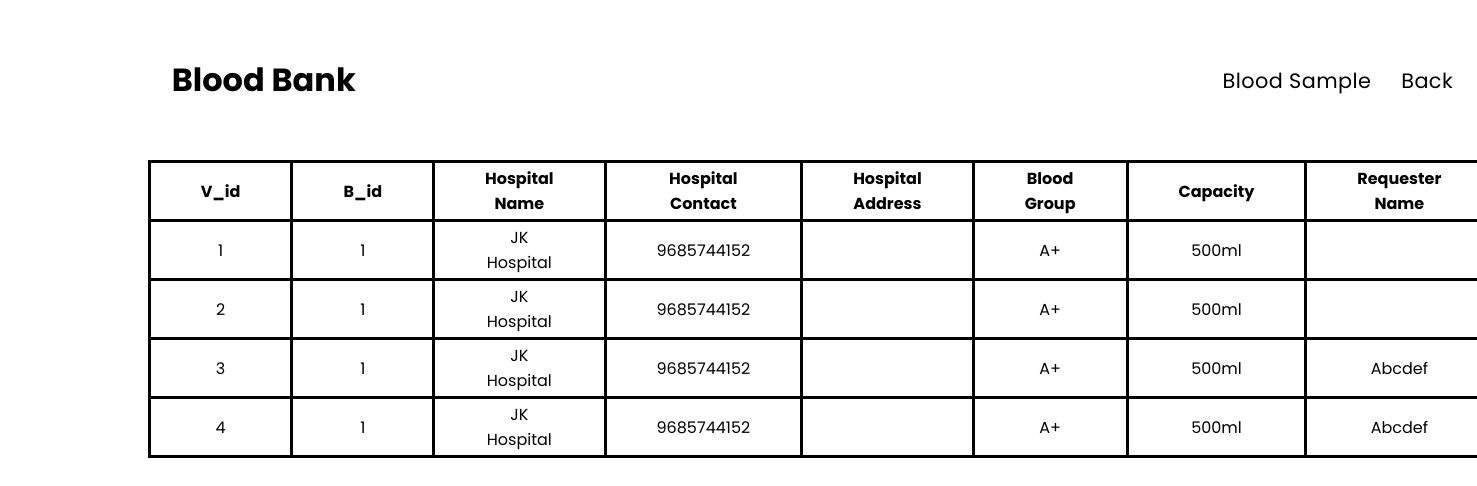
Page /view_req.php (signed in) on the committed database.
### tables this page shows
CREATE TABLE `view_req` (
  `vid` int(11) NOT NULL,
  `vbid` int(11) DEFAULT NULL,
  `v_hospname` varchar(30) DEFAULT NULL,
  `v_hospcont` varchar(10) DEFAULT NULL,
  `v_hospaddr` varchar(30) DEFAULT NULL,
  `v_bldgrp` varchar(5) DEFAULT NULL,
  `v_cap` varchar(5) DEFAULT NULL,
  `requester_name` varchar(30) DEFAULT NULL
);

### view_req.php (the view, shortened to what this page needs)
<?php
    $con = mysqli_connect('localhost', 'root', '');
    mysqli_select_db($con, 'bloodbank') or die("connection error");
    $pass1 = "select * from view_req";
    $result1 = mysqli_query($con, $pass1);
?>
<!DOCTYPE html>
<html lang="en">
<head>
    <link rel="stylesheet" href="css/home.css">
</head>
<body>
    <div class="container">
        <div class="part1">
            <div class="nav1">
                <h3><a>Blood Bank</a></h3>
                <ul>
                    <li>
                        <a href="#">Blood Sample</a>
                    </li>
                    <li>
                        <a href="home.php">Back
                        </a>
                    </li>
                </ul>
            </div>
            <div style="padding-left: 0%;padding-right: 70%;" class="tabdata">
                <table>
                    <tr>
                        <th>V_id</th>
                        <th>B_id</th>
                        <th>Hospital Name</th>
                        <th>Hospital Contact</th>
                        <th>Hospital Address</th>
                        <th>Blood Group</th>
                        <th>Capacity</th>
                        <th>Requester Name</th>
                    </tr>
                    <?php
                    while ( $dos = mysqli_fetch_array($result1)) {
                    ?>
                        <tr>
                            <td> <?php echo $dos['vid']; ?></td>
                            <td> <?php echo $dos['vbid']; ?></td>
                            <td> <?php echo $dos['v_hospname']; ?></td>
                            <td> <?php echo $dos['v_hospcont']; ?></td>
                            <td> <?php echo $dos['v_hospaddr']; ?></td>
                            <td> <?php echo $dos['v_bldgrp']; ?></td>
                            <td> <?php echo $dos['v_cap']; ?></td>
                            <td> <?php echo $dos['requester_name']; ?></td>
                        </tr>
                    <?php
                    }
                    ?>
                </table>
            </div>
        </div>
    </div>
</body>
</html>

### css/home.css (style rules this page uses)
body { margin: 0%; padding: 0%; box-sizing: border-box; font-family: 'Poppins', sans-serif; }
h3 { border-radius: 5px; font-size: 1.6rem; font-weight: bolder; transition: all .4s ease-in-out; }
.nav1 { justify-content: space-between; }
.nav1 h3 { font-weight: bolder; font-size: 2rem; cursor: pointer; }
ul { display: flex; list-style: none; justify-content: space-between; letter-spacing: 0.4px; }
li { padding-left: 30px; text-decoration: none; font-size: 1.3rem; justify-content: space-around; }
a { text-decoration: none; color: black; transition: all .2s ease-in-out; }
.part1 { grid-area: part1; background-color: white; margin-left: 10%; justify-content: space-around; }
.nav1 { display: flex; height: auto; justify-content: space-between; align-items: center; color: black; padding: 1.5em; }
.tabdata { justify-content: space-between; }
table,th,td { border: 3px solid black; border-collapse: collapse; text-align: center; }
th,td { padding: 3px 50px; }

### rows in the picture
view_req: vid "1", vbid "1", v_hospname "JK Hospital", v_hospcont "9685744152", v_bldgrp "A+", v_cap "500ml"
view_req: vid "2", vbid "1", v_hospname "JK Hospital", v_hospcont "9685744152", v_bldgrp "A+", v_cap "500ml"
view_req: vid "3", vbid "1", v_hospname "JK Hospital", v_hospcont "9685744152", v_bldgrp "A+", v_cap "500ml", requester_name "Abcdef"
view_req: vid "4", vbid "1", v_hospname "JK Hospital", v_hospcont "9685744152", v_bldgrp "A+", v_cap "500ml", requester_name "Abcdef"
